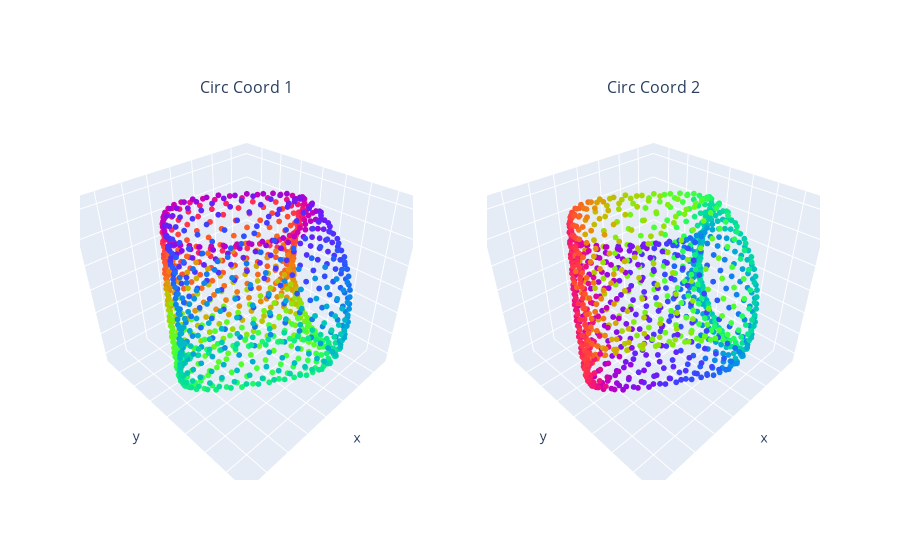

Notebook source saved alongside this figure:
### Code cell
#Show the cc of the 2 oscillators
fig = make_subplots(rows=1, cols=len(coho_classes), 
                    subplot_titles = tuple('Circ Coord '+str(i+1) for i in coho_classes),
                    specs = [[{'type': 'scatter3d'} for i in coho_classes]])

for i, coord in enumerate(circular_coords):
    fig.add_trace(
        go.Scatter3d(x=SW_pca.T[0], y=SW_pca.T[1], z=SW_pca.T[2],   mode ='markers', 
        marker=dict(size = 2 , color = circular_coords[i])),  
        row=1, col=i+1)
    fig.update_scenes(xaxis=dict( ticks='', showticklabels=False), 
                      yaxis=dict( ticks='', showticklabels=False), 
                      zaxis=dict( ticks='', showticklabels=False), 
                      aspectmode='data', row=1, col=i+1)

fig.update_layout( showlegend=False )
fig.show()

### Figure 1 — Plotly figure (JSON) as saved in the notebook; plotly's stock layout.template omitted (floating-point values rounded to 4 significant figures; data arrays with more than 128 entries replaced by an {"elided": "..."} marker saying what was removed)
{"data": [{"marker": {"color": {"elided": "997x3 float values"}, "size": 2}, "mode": "markers", "scene": "scene", "type": "scatter3d", "x": {"elided": "997 float values"}, "y": {"elided": "997 float values"}, "z": {"elided": "997 float values"}}, {"marker": {"color": {"elided": "997x3 float values"}, "size": 2}, "mode": "markers", "scene": "scene2", "type": "scatter3d", "x": {"elided": "997 float values"}, "y": {"elided": "997 float values"}, "z": {"elided": "997 float values"}}], "layout": {"annotations": [{"font": {"size": 16}, "showarrow": false, "text": "Circ Coord 1", "x": 0.225, "xanchor": "center", "xref": "paper", "y": 1, "yanchor": "bottom", "yref": "paper"}, {"font": {"size": 16}, "showarrow": false, "text": "Circ Coord 2", "x": 0.775, "xanchor": "center", "xref": "paper", "y": 1, "yanchor": "bottom", "yref": "paper"}], "scene": {"aspectmode": "data", "domain": {"x": [0, 0.45], "y": [0, 1]}, "xaxis": {"showticklabels": false, "ticks": ""}, "yaxis": {"showticklabels": false, "ticks": ""}, "zaxis": {"showticklabels": false, "ticks": ""}}, "scene2": {"aspectmode": "data", "domain": {"x": [0.55, 1], "y": [0, 1]}, "xaxis": {"showticklabels": false, "ticks": ""}, "yaxis": {"showticklabels": false, "ticks": ""}, "zaxis": {"showticklabels": false, "ticks": ""}}, "showlegend": false}}
